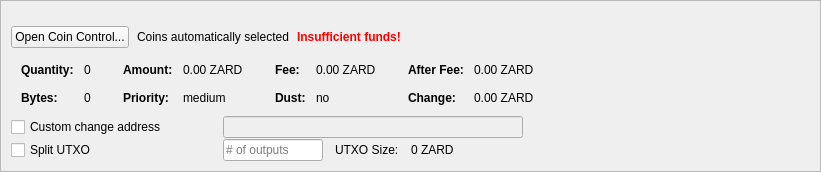
         <widget class="QFrame" name="frameCoinControl">
          <property name="sizePolicy">
           <sizepolicy hsizetype="Expanding" vsizetype="Expanding">
            <horstretch>0</horstretch>
            <verstretch>0</verstretch>
           </sizepolicy>
          </property>
          <property name="maximumSize">
           <size>
            <width>16777215</width>
            <height>16777215</height>
           </size>
          </property>
          <property name="frameShape">
           <enum>QFrame::StyledPanel</enum>
          </property>
          <property name="frameShadow">
           <enum>QFrame::Sunken</enum>
          </property>
          <layout class="QVBoxLayout" name="verticalLayoutCoinControl2">
           <property name="spacing">
            <number>0</number>
           </property>
           <property name="leftMargin">
            <number>0</number>
           </property>
           <property name="topMargin">
            <number>0</number>
           </property>
           <property name="rightMargin">
            <number>0</number>
           </property>
           <property name="bottomMargin">
            <number>0</number>
           </property>
           <item>
            <widget class="QFrame" name="frameCoinControl_BG">
             <layout class="QVBoxLayout" name="verticalLayoutCoinControl" stretch="0,0,0,0,0,0">
              <property name="spacing">
               <number>1</number>
              </property>
              <property name="leftMargin">
               <number>10</number>
              </property>
              <property name="topMargin">
               <number>10</number>
              </property>
              <item>
               <layout class="QHBoxLayout" name="horizontalLayoutCoinControl1">
                <property name="bottomMargin">
                 <number>15</number>
                </property>
                <item>
                 <layout class="QVBoxLayout" name="verticalLayout_3">
                  <property name="spacing">
                   <number>6</number>
                  </property>
                 </layout>
                </item>
               </layout>
              </item>
              <item>
               <layout class="QHBoxLayout" name="horizontalLayoutCoinControl2" stretch="0,0,0,0">
                <property name="spacing">
                 <number>8</number>
                </property>
                <property name="bottomMargin">
                 <number>10</number>
                </property>
                <item>
                 <widget class="QPushButton" name="pushButtonCoinControl">
                  <property name="sizePolicy">
                   <sizepolicy hsizetype="Minimum" vsizetype="Fixed">
                    <horstretch>0</horstretch>
                    <verstretch>0</verstretch>
                   </sizepolicy>
                  </property>
                  <property name="styleSheet">
                   <string notr="true"/>
                  </property>
                  <property name="text">
                   <string>Open Coin Control...</string>
                  </property>
                  <property name="autoDefault">
                   <bool>false</bool>
                  </property>
                 </widget>
                </item>
                <item>
                 <widget class="QLabel" name="labelCoinControlAutomaticallySelected">
                  <property name="text">
                   <string>Coins automatically selected</string>
                  </property>
                  <property name="margin">
                   <number>5</number>
                  </property>
                 </widget>
                </item>
                <item>
                 <widget class="QLabel" name="labelCoinControlInsuffFunds">
                  <property name="font">
                   <font>
                    <weight>75</weight>
                    <bold>true</bold>
                   </font>
                  </property>
                  <property name="styleSheet">
                   <string notr="true">color:red;font-weight:bold;</string>
                  </property>
                  <property name="text">
                   <string>Insufficient funds!</string>
                  </property>
                  <property name="margin">
                   <number>5</number>
                  </property>
                 </widget>
                </item>
                <item>
                 <spacer name="horizontalSpacerCoinControl">
                  <property name="orientation">
                   <enum>Qt::Horizontal</enum>
                  </property>
                  <property name="sizeHint" stdset="0">
                   <size>
                    <width>40</width>
                    <height>1</height>
                   </size>
                  </property>
                 </spacer>
                </item>
               </layout>
              </item>
              <item>
               <widget class="QWidget" name="widgetCoinControl" native="true">
                <property name="sizePolicy">
                 <sizepolicy hsizetype="Preferred" vsizetype="Preferred">
                  <horstretch>0</horstretch>
                  <verstretch>0</verstretch>
                 </sizepolicy>
                </property>
                <property name="minimumSize">
                 <size>
                  <width>0</width>
                  <height>0</height>
                 </size>
                </property>
                <property name="styleSheet">
                 <string notr="true"/>
                </property>
                <layout class="QHBoxLayout" name="horizontalLayoutCoinControl5">
                 <property name="leftMargin">
                  <number>0</number>
                 </property>
                 <property name="topMargin">
                  <number>0</number>
                 </property>
                 <property name="rightMargin">
                  <number>0</number>
                 </property>
                 <property name="bottomMargin">
                  <number>0</number>
                 </property>
                 <item>
                  <layout class="QHBoxLayout" name="horizontalLayoutCoinControl3" stretch="0,0,0,1">
                   <property name="spacing">
                    <number>20</number>
                   </property>
                   <property name="topMargin">
                    <number>0</number>
                   </property>
                   <property name="bottomMargin">
                    <number>10</number>
                   </property>
                   <item>
                    <layout class="QFormLayout" name="formLayoutCoinControl1">
                     <property name="horizontalSpacing">
                      <number>10</number>
                     </property>
                     <property name="verticalSpacing">
                      <number>14</number>
                     </property>
                     <property name="leftMargin">
                      <number>10</number>
                     </property>
                     <property name="topMargin">
                      <number>4</number>
                     </property>
                     <property name="rightMargin">
                      <number>6</number>
                     </property>
                     <item row="0" column="0">
                      <widget class="QLabel" name="labelCoinControlQuantityText">
                       <property name="font">
                        <font>
                         <weight>75</weight>
                         <bold>true</bold>
                        </font>
                       </property>
                       <property name="text">
                        <string>Quantity:</string>
                       </property>
                       <property name="margin">
                        <number>0</number>
                       </property>
                      </widget>
                     </item>
                     <item row="0" column="1">
                      <widget class="QLabel" name="labelCoinControlQuantity">
                       <property name="cursor">
                        <cursorShape>IBeamCursor</cursorShape>
                       </property>
                       <property name="contextMenuPolicy">
                        <enum>Qt::ActionsContextMenu</enum>
                       </property>
                       <property name="text">
                        <string notr="true">0</string>
                       </property>
                       <property name="margin">
                        <number>0</number>
                       </property>
                       <property name="textInteractionFlags">
                        <set>Qt::LinksAccessibleByMouse|Qt::TextSelectableByKeyboard|Qt::TextSelectableByMouse</set>
                       </property>
                      </widget>
                     </item>
                     <item row="1" column="0">
                      <widget class="QLabel" name="labelCoinControlBytesText">
                       <property name="font">
                        <font>
                         <weight>75</weight>
                         <bold>true</bold>
                        </font>
                       </property>
                       <property name="text">
                        <string>Bytes:</string>
                       </property>
                      </widget>
                     </item>
                     <item row="1" column="1">
                      <widget class="QLabel" name="labelCoinControlBytes">
                       <property name="cursor">
                        <cursorShape>IBeamCursor</cursorShape>
                       </property>
                       <property name="contextMenuPolicy">
                        <enum>Qt::ActionsContextMenu</enum>
                       </property>
                       <property name="text">
                        <string notr="true">0</string>
                       </property>
                       <property name="textInteractionFlags">
                        <set>Qt::LinksAccessibleByMouse|Qt::TextSelectableByKeyboard|Qt::TextSelectableByMouse</set>
                       </property>
                      </widget>
                     </item>
                    </layout>
                   </item>
                   <item>
                    <layout class="QFormLayout" name="formLayoutCoinControl2">
                     <property name="horizontalSpacing">
                      <number>10</number>
                     </property>
                     <property name="verticalSpacing">
                      <number>14</number>
                     </property>
                     <property name="leftMargin">
                      <number>6</number>
                     </property>
                     <property name="topMargin">
                      <number>4</number>
                     </property>
                     <property name="rightMargin">
                      <number>6</number>
                     </property>
                     <item row="0" column="0">
                      <widget class="QLabel" name="labelCoinControlAmountText">
                       <property name="font">
                        <font>
                         <weight>75</weight>
                         <bold>true</bold>
                        </font>
                       </property>
                       <property name="text">
                        <string>Amount:</string>
                       </property>
                       <property name="margin">
                        <number>0</number>
                       </property>
                      </widget>
                     </item>
                     <item row="0" column="1">
                      <widget class="QLabel" name="labelCoinControlAmount">
                       <property name="cursor">
                        <cursorShape>IBeamCursor</cursorShape>
                       </property>
                       <property name="contextMenuPolicy">
                        <enum>Qt::ActionsContextMenu</enum>
                       </property>
                       <property name="text">
                        <string notr="true">0.00 ZARD</string>
                       </property>
                       <property name="textInteractionFlags">
                        <set>Qt::LinksAccessibleByMouse|Qt::TextSelectableByKeyboard|Qt::TextSelectableByMouse</set>
                       </property>
                      </widget>
                     </item>
                     <item row="1" column="0">
                      <widget class="QLabel" name="labelCoinControlPriorityText">
                       <property name="font">
                        <font>
                         <weight>75</weight>
                         <bold>true</bold>
                        </font>
                       </property>
                       <property name="text">
                        <string>Priority:</string>
                       </property>
                      </widget>
                     </item>
                     <item row="1" column="1">
                      <widget class="QLabel" name="labelCoinControlPriority">
                       <property name="cursor">
                        <cursorShape>IBeamCursor</cursorShape>
                       </property>
                       <property name="contextMenuPolicy">
                        <enum>Qt::ActionsContextMenu</enum>
                       </property>
                       <property name="text">
                        <string>medium</string>
                       </property>
                       <property name="textInteractionFlags">
                        <set>Qt::LinksAccessibleByMouse|Qt::TextSelectableByKeyboard|Qt::TextSelectableByMouse</set>
                       </property>
                      </widget>
                     </item>
                    </layout>
                   </item>
                   <item>
                    <layout class="QFormLayout" name="formLayoutCoinControl3">
                     <property name="horizontalSpacing">
                      <number>10</number>
                     </property>
                     <property name="verticalSpacing">
                      <number>14</number>
                     </property>
                     <property name="leftMargin">
                      <number>6</number>
                     </property>
                     <property name="topMargin">
                      <number>4</number>
                     </property>
                     <property name="rightMargin">
                      <number>6</number>
                     </property>
                     <item row="0" column="0">
                      <widget class="QLabel" name="labelCoinControlFeeText">
                       <property name="font">
                        <font>
                         <weight>75</weight>
                         <bold>true</bold>
                        </font>
                       </property>
                       <property name="text">
                        <string>Fee:</string>
                       </property>
                       <property name="margin">
                        <number>0</number>
                       </property>
                      </widget>
                     </item>
                     <item row="0" column="1">
                      <widget class="QLabel" name="labelCoinControlFee">
                       <property name="cursor">
                        <cursorShape>IBeamCursor</cursorShape>
                       </property>
                       <property name="contextMenuPolicy">
                        <enum>Qt::ActionsContextMenu</enum>
                       </property>
                       <property name="text">
                        <string notr="true">0.00 ZARD</string>
                       </property>
                       <property name="textInteractionFlags">
                        <set>Qt::LinksAccessibleByMouse|Qt::TextSelectableByKeyboard|Qt::TextSelectableByMouse</set>
                       </property>
                      </widget>
                     </item>
                     <item row="1" column="0">
                      <widget class="QLabel" name="labelCoinControlLowOutputText">
                       <property name="font">
                        <font>
                         <weight>75</weight>
                         <bold>true</bold>
                        </font>
                       </property>
                       <property name="text">
                        <string>Dust:</string>
                       </property>
                      </widget>
                     </item>
                     <item row="1" column="1">
                      <widget class="QLabel" name="labelCoinControlLowOutput">
                       <property name="cursor">
                        <cursorShape>IBeamCursor</cursorShape>
                       </property>
                       <property name="contextMenuPolicy">
                        <enum>Qt::ActionsContextMenu</enum>
                       </property>
                       <property name="text">
                        <string>no</string>
                       </property>
                       <property name="textInteractionFlags">
                        <set>Qt::LinksAccessibleByMouse|Qt::TextSelectableByKeyboard|Qt::TextSelectableByMouse</set>
                       </property>
                      </widget>
                     </item>
                    </layout>
                   </item>
                   <item>
                    <layout class="QFormLayout" name="formLayoutCoinControl4">
                     <property name="horizontalSpacing">
                      <number>10</number>
                     </property>
                     <property name="verticalSpacing">
                      <number>14</number>
                     </property>
                     <property name="leftMargin">
                      <number>6</number>
                     </property>
                     <property name="topMargin">
                      <number>4</number>
                     </property>
                     <property name="rightMargin">
                      <number>6</number>
                     </property>
                     <item row="0" column="0">
                      <widget class="QLabel" name="labelCoinControlAfterFeeText">
                       <property name="font">
                        <font>
                         <weight>75</weight>
                         <bold>true</bold>
                        </font>
                       </property>
                       <property name="text">
                        <string>After Fee:</string>
                       </property>
                       <property name="margin">
                        <number>0</number>
                       </property>
                      </widget>
                     </item>
                     <item row="0" column="1">
                      <widget class="QLabel" name="labelCoinControlAfterFee">
                       <property name="cursor">
                        <cursorShape>IBeamCursor</cursorShape>
                       </property>
                       <property name="contextMenuPolicy">
                        <enum>Qt::ActionsContextMenu</enum>
                       </property>
                       <property name="text">
                        <string notr="true">0.00 ZARD</string>
                       </property>
                       <property name="textInteractionFlags">
                        <set>Qt::LinksAccessibleByMouse|Qt::TextSelectableByKeyboard|Qt::TextSelectableByMouse</set>
                       </property>
                      </widget>
                     </item>
                     <item row="1" column="0">
                      <widget class="QLabel" name="labelCoinControlChangeText">
                       <property name="font">
                        <font>
                         <weight>75</weight>
                         <bold>true</bold>
                        </font>
                       </property>
                       <property name="text">
                        <string>Change:</string>
                       </property>
                      </widget>
                     </item>
                     <item row="1" column="1">
                      <widget class="QLabel" name="labelCoinControlChange">
                       <property name="cursor">
                        <cursorShape>IBeamCursor</cursorShape>
                       </property>
                       <property name="contextMenuPolicy">
                        <enum>Qt::ActionsContextMenu</enum>
                       </property>
                       <property name="text">
                        <string notr="true">0.00 ZARD</string>
                       </property>
                       <property name="textInteractionFlags">
                        <set>Qt::LinksAccessibleByMouse|Qt::TextSelectableByKeyboard|Qt::TextSelectableByMouse</set>
                       </property>
                      </widget>
                     </item>
                    </layout>
                   </item>
                  </layout>
                 </item>
                </layout>
               </widget>
              </item>
              <item>
               <layout class="QHBoxLayout" name="horizontalLayoutCoinControl4">
                <property name="spacing">
                 <number>12</number>
                </property>
                <property name="sizeConstraint">
                 <enum>QLayout::SetDefaultConstraint</enum>
                </property>
                <property name="topMargin">
                 <number>0</number>
                </property>
                <property name="rightMargin">
                 <number>0</number>
                </property>
                <item>
                 <widget class="QCheckBox" name="checkBoxCoinControlChange">
                  <property name="sizePolicy">
                   <sizepolicy hsizetype="Preferred" vsizetype="Preferred">
                    <horstretch>0</horstretch>
                    <verstretch>0</verstretch>
                   </sizepolicy>
                  </property>
                  <property name="minimumSize">
                   <size>
                    <width>200</width>
                    <height>0</height>
                   </size>
                  </property>
                  <property name="maximumSize">
                   <size>
                    <width>200</width>
                    <height>16777215</height>
                   </size>
                  </property>
                  <property name="toolTip">
                   <string>If this is activated, but the change address is empty or invalid, change will be sent to a newly generated address.</string>
                  </property>
                  <property name="text">
                   <string>Custom change address</string>
                  </property>
                 </widget>
                </item>
                <item>
                 <widget class="QValidatedLineEdit" name="lineEditCoinControlChange">
                  <property name="enabled">
                   <bool>false</bool>
                  </property>
                  <property name="sizePolicy">
                   <sizepolicy hsizetype="Preferred" vsizetype="Preferred">
                    <horstretch>0</horstretch>
                    <verstretch>0</verstretch>
                   </sizepolicy>
                  </property>
                  <property name="minimumSize">
                   <size>
                    <width>300</width>
                    <height>0</height>
                   </size>
                  </property>
                 </widget>
                </item>
                <item>
                 <widget class="QLabel" name="labelCoinControlChangeLabel">
                  <property name="sizePolicy">
                   <sizepolicy hsizetype="Preferred" vsizetype="Preferred">
                    <horstretch>0</horstretch>
                    <verstretch>0</verstretch>
                   </sizepolicy>
                  </property>
                  <property name="minimumSize">
                   <size>
                    <width>100</width>
                    <height>0</height>
                   </size>
                  </property>
                  <property name="text">
                   <string/>
                  </property>
                  <property name="margin">
                   <number>3</number>
                  </property>
                 </widget>
                </item>
               </layout>
              </item>
              <item>
               <layout class="QHBoxLayout" name="horizontalLayoutCoinControl6">
                <property name="spacing">
                 <number>12</number>
                </property>
                <property name="rightMargin">
                 <number>0</number>
                </property>
                <item>
                 <widget class="QCheckBox" name="splitBlockCheckBox">
                  <property name="sizePolicy">
                   <sizepolicy hsizetype="Preferred" vsizetype="Preferred">
                    <horstretch>0</horstretch>
                    <verstretch>0</verstretch>
                   </sizepolicy>
                  </property>
                  <property name="minimumSize">
                   <size>
                    <width>200</width>
                    <height>0</height>
                   </size>
                  </property>
                  <property name="maximumSize">
                   <size>
                    <width>200</width>
                    <height>16777215</height>
                   </size>
                  </property>
                  <property name="text">
                   <string>Split UTXO</string>
                  </property>
                 </widget>
                </item>
                <item>
                 <widget class="QLineEdit" name="splitBlockLineEdit">
                  <property name="sizePolicy">
                   <sizepolicy hsizetype="Preferred" vsizetype="Preferred">
                    <horstretch>50</horstretch>
                    <verstretch>0</verstretch>
                   </sizepolicy>
                  </property>
                  <property name="minimumSize">
                   <size>
                    <width>100</width>
                    <height>0</height>
                   </size>
                  </property>
                  <property name="maximumSize">
                   <size>
                    <width>100</width>
                    <height>16777215</height>
                   </size>
                  </property>
                  <property name="placeholderText">
                   <string># of outputs</string>
                  </property>
                 </widget>
                </item>
                <item>
                 <widget class="QLabel" name="labelBlockSizeText">
                  <property name="text">
                   <string>UTXO Size:</string>
                  </property>
                 </widget>
                </item>
                <item>
                 <widget class="QLabel" name="labelBlockSize">
                  <property name="text">
                   <string>0 ZARD</string>
                  </property>
                 </widget>
                </item>
                <item>
                 <spacer name="horizontalSpacer_7">
                  <property name="orientation">
                   <enum>Qt::Horizontal</enum>
                  </property>
                  <property name="sizeHint" stdset="0">
                   <size>
                    <width>40</width>
                    <height>20</height>
                   </size>
                  </property>
                 </spacer>
                </item>
               </layout>
              </item>
              <item>
               <spacer name="verticalSpacerCoinControl">
                <property name="orientation">
                 <enum>Qt::Vertical</enum>
                </property>
                <property name="sizeHint" stdset="0">
                 <size>
                  <width>800</width>
                  <height>1</height>
                 </size>
                </property>
               </spacer>
              </item>
             </layout>
            </widget>
           </item>
          </layout>
         </widget>
